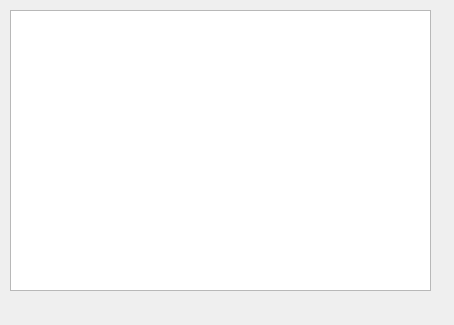
<?xml version="1.0" encoding="UTF-8"?>
<ui version="4.0">
 <class>Dialog</class>
 <widget class="QDialog" name="Dialog">
  <property name="geometry">
   <rect>
    <x>0</x>
    <y>0</y>
    <width>454</width>
    <height>325</height>
   </rect>
  </property>
  <property name="windowTitle">
   <string>Dialog</string>
  </property>
  <widget class="QTableView" name="tableView">
   <property name="geometry">
    <rect>
     <x>10</x>
     <y>10</y>
     <width>421</width>
     <height>281</height>
    </rect>
   </property>
  </widget>
 </widget>
 <resources/>
 <connections/>
</ui>
